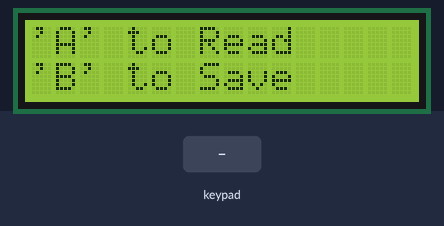
Bench run of a sketch on a simulated Arduino Uno, built with avr-gcc and run on an emulated ATmega328P. On the bench: 16×2 character LCD. The test bench sets the inputs (shaded band). EEPROM starts erased; what the sketch prints to the serial monitor is not drawn.

Above: at 1.2 s.
1.3 s: key 'A' pressed
At 3.8 s:
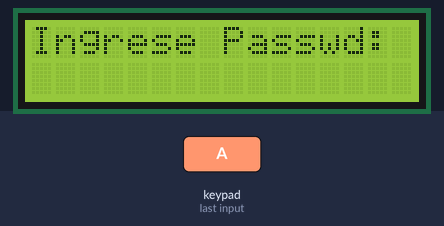
4.6 s: keypad keys 9 8 7 6 pressed 1.371 s apart
At 9.6 s:
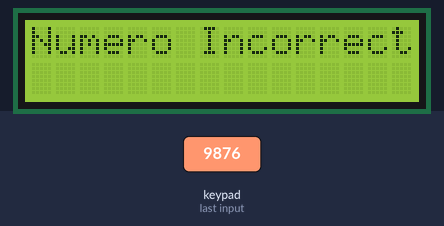
12.7 s: key 'B' pressed
At 15.4 s:
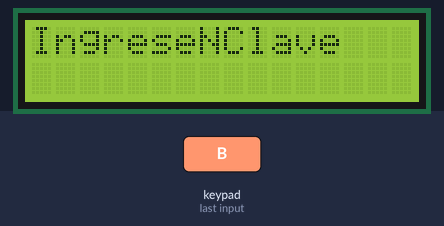
15.7 s: keypad keys 9 8 7 6 # pressed 1.371 s apart
At 20.7 s:
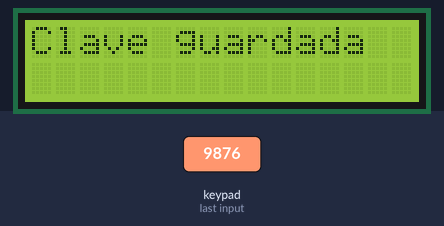
Timing chart, 0 to 22.2 s (numbered marks = the images above; inputs shaded):
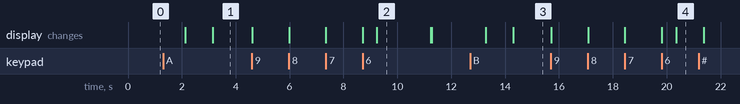

Measured:
- after the input at 1.3 s, the display: first changes after 0.82 s (image 1 shows a later state)
- after the input at 4.6 s, the display: first changes at once (image 2 shows a later state)
- after the input at 12.7 s, the display: first changes after 0.58 s (image 3 shows a later state)
- after the input at 15.7 s, the display: first changes at once (image 4 shows a later state)
- what the display in image 2 shows lasts 2.0 s, from 9.2 s to 11.2 s

The sketch:

displayLCD3Practica.ino
```cpp
#include <Keypad.h>
#include <LiquidCrystal_I2C.h>
#include <EEPROM.h>

//se definen los pines del teclado matricial
const byte ROWS = 4;
const byte COLS = 4;
char keys[ROWS][COLS] = {
  {'1','2','3','A'},
  {'4','5','6','B'},
  {'7','8','9','C'},
  {'*','0','#','D'}
};
byte rowPins[ROWS] = {9,8,7,6};
byte colPins[COLS] = {5,4,3,2};

// Creamos el objeto keypad para manejar el teclado matricial
Keypad keypad = Keypad(makeKeymap(keys), rowPins, colPins, ROWS, COLS);

// Definimos los pines del display LCD
LiquidCrystal_I2C lcd(0x27, 16, 2); // Configuramos la dirección del display (0x3F) y sus dimensiones (16x2)

long number = 0;

void setup() {
  // Inicializamos el display LCD
  lcd.init();
  lcd.backlight();
  lcd.clear();
  lcd.setCursor(0, 0);
  lcd.print("Presione una tecla");

  // Inicializamos el monitor serie
  Serial.begin(9600);
}

void loop() {
 //llamar a la funcion que nos pide la accion
    readAction();
}

void readAction() {
  char key = NO_KEY; // inicializamos key con NO_KEY
  lcd.clear();
  lcd.setCursor(0, 0);
  lcd.print("'A' to Read");
  lcd.setCursor(0, 1);
  lcd.print("'B' to Save");

  while (true) {
    key = keypad.getKey();
    if (key != NO_KEY) {
      if (key == 'A') {
        lcd.clear();
        lcd.setCursor(0, 0);
        lcd.print("Presiono A");
        delay(1000);
        readNumber();
        break;
      }
      else if (key == 'B') {
        lcd.clear();
        lcd.setCursor(0, 0);
        lcd.print("Presiono B");
        delay(1000);
        saveNumber();
        break;
      }
    }
    delay(1000);
  }
}

void readNumber() {
  char key;
  int count = 0;
  number = 0;
  lcd.clear();
  lcd.print("Ingrese Passwd:");
  while (count < 4) {
    key = keypad.getKey();
    if (key != NO_KEY && isDigit(key)) {
      lcd.setCursor(count, 1);
      lcd.write(key);
      number = number * 10 + (key - '0');
      count++;
    }
  }
  delay(500);
  long savedNumber = readLongFromEEPROM(100); // leer el número guardado en la dirección de memoria 0
  if (number == savedNumber) {
    lcd.clear();
    lcd.print("Numero Correcto!");
    lcd.setCursor(0,1);
  } else {
    lcd.clear();
    lcd.print("Numero Incorrecto!");
    lcd.setCursor(0,1);
  }
  delay(2000); // Mostrar el resultado durante 2 segundos antes de borrar la pantalla
  lcd.clear(); // Borrar la pantalla

  // Mostrar el número guardado en la EEPROM en el monitor serie

  Serial.println(savedNumber);

}

void writeLongIntoEEPROM(int address, long number){
  EEPROM.write(address, (number >> 24) & 0xFF);
  EEPROM.write(address + 1, (number >> 16) & 0xFF);
  EEPROM.write(address + 2, (number >> 8) & 0xFF);
  EEPROM.write(address + 3, number & 0xFF);
}

long readLongFromEEPROM(int address){
  return ((long)EEPROM.read(address) << 24) +
         ((long)EEPROM.read(address + 1) << 16) +
         ((long)EEPROM.read(address + 2) << 8) +
         (long)EEPROM.read(address + 3);
}
void saveNumber(){
  lcd.clear();
  lcd.setCursor(0, 0);
  lcd.print("IngreseNClave");
  int addr = 0;
  char key;
  int count = 0;
  number = 0;
      while (count < 4) {
      key = keypad.getKey();
      if (key != NO_KEY && isDigit(key)) {
        lcd.setCursor(count, 1);
        lcd.write(key);
        number = number * 10 + (key - '0');
        count++;
      }
    }
    delay(500);
// Guardar el número en la EEPROM
   Serial.begin(9600);

  writeLongIntoEEPROM(100, number);
  long number = readLongFromEEPROM(100);

  Serial.print("Number: ");
  Serial.println(number);

    // Mostrar un mensaje de confirmación
  lcd.clear();
  lcd.setCursor(0, 0);
  lcd.print("Clave guardada");
  delay(1000);
}
```
